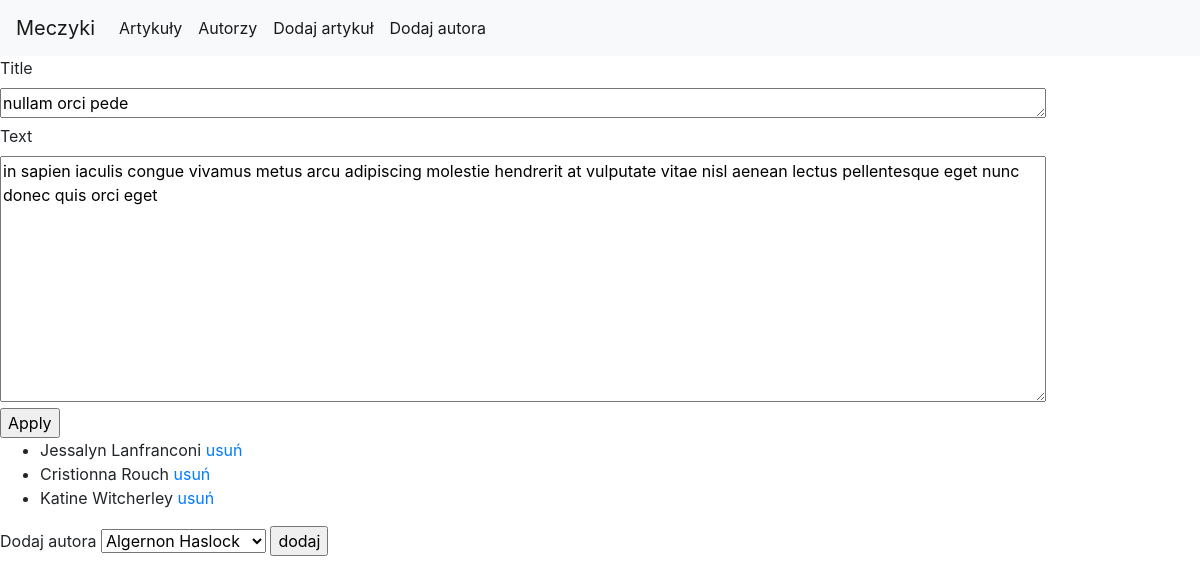
The page /editarticleform.php?id=2 on the database its author committed.
### tables this page shows
CREATE TABLE article(
    id serial PRIMARY KEY,
    title varchar(255),
    text TEXT,
    creation_time     DATETIME DEFAULT CURRENT_TIMESTAMP,
    modification_time DATETIME ON UPDATE CURRENT_TIMESTAMP
);

CREATE TABLE author(
    id serial PRIMARY KEY,
    first varchar(255),
    last varchar(255)
);

### DataBase.php (called while the page is built, shortened)
<?php
require_once('Author.php');
class DataBase
{
    public $conn;
    private $servername = 'localhost';
    private $username = 'root';
    private $password = '';
    private $dbname = 'meczyki';
    function __construct()
    {
        $conn = new mysqli($this->servername, $this->username, $this->password, $this->dbname);
        $this->conn = $conn;
    }
    function getArticleById($id)
    {
        $query = "SELECT * FROM article WHERE id = $id";
        $result = $this->conn->query($query);
        $row = $result->fetch_assoc();
        return $row;
    }
    function getAuthorsByArticle($article_id)
    {
        $authors = [];
        $query = "SELECT * FROM `author` WHERE id IN (SELECT author_id FROM author_article WHERE article_id = $article_id)";
        $result = $this->conn->query($query);
        if ($result->num_rows > 0)
            while ($row = $result->fetch_assoc())
                $authors[] = new Author($row['id'], $row['first'], $row['last']);
        return $authors;
    }
    function getNotAuthorsOfArticle($article_id)
    {
        $authors = [];
        $query = "SELECT * FROM `author` WHERE id NOT IN (SELECT author_id FROM author_article WHERE article_id = $article_id)";
        $result = $this->conn->query($query);
        if ($result->num_rows > 0)
            while ($row = $result->fetch_assoc())
                $authors[] = new Author($row['id'], $row['first'], $row['last']);
        return $authors;
    }
}

### Author.php (called while the page is built, shortened)
<?php
class Author
{
    function __construct($id, $first, $last)
    {
        $this->id = $id;
        $this->first = $first;
        $this->last = $last;
    }
}

### editarticleform.php (the view, shortened to what this page needs)
<?php
require_once('DataBase.php');
$id = $_GET['id'];
$db = new DataBase();
$article = $db->getArticleById($id);
$title = $article['title'];
$text = $article['text'];
$authors = $db->getAuthorsByArticle($id);
$notauthors = $db->getNotAuthorsOfArticle($id);
?>
<!DOCTYPE html>
<html lang="pl">
<head>
    <link rel="stylesheet" href="https://stackpath.bootstrapcdn.com/bootstrap/4.5.2/css/bootstrap.min.css"
>
</head>
<body>
<form action="api/editarticle.php" method="post">
    <label for="title">Title </label><br>
    <?php echo "<textarea id='title' name='title' rows='1' cols='100'>$title</textarea> <br>"; ?>
    <label for="text">Text </label><br>
    <?php echo "<textarea id='text' name='text' rows='10' cols='100'>$text</textarea> <br> "; ?>
    <input type="submit" value="Apply">
</form>
<ul>
    <?php
    if (sizeof($authors) < 1) echo "<li>artykuł anonimowy!</li>";
    else
        foreach ($authors as $author)
            echo "<li>$author->first $author->last <a href='api/deleteauthorarticle.php?author=$author->id&article=$id'>usuń</a> </li>";
    ?>
</ul>
<form action="api/addauthorarticle.php" method="GET">
    <label for="cars">Dodaj autora</label>
    <select id="author" name="author">
        <?php
        foreach ($notauthors as $notauthor)
            echo "<option value='$notauthor->id'>$notauthor->first $notauthor->last</option>"
        ?>
    </select>
    <input type="submit" value="dodaj">
</form>
</body>
</html>

### rows shown on the page
article: title "nullam orci pede", text "in sapien iaculis congue vivamus metus arcu adipiscing molestie hendrerit at vulputate vitae nisl aenean lectus pellentesque eget nunc donec quis orci eget"
author: first "Jessalyn", last "Lanfranconi"
author: first "Cristionna", last "Rouch"
author: first "Katine", last "Witcherley"

### other values the page prints
form field author "Algernon Haslock"
